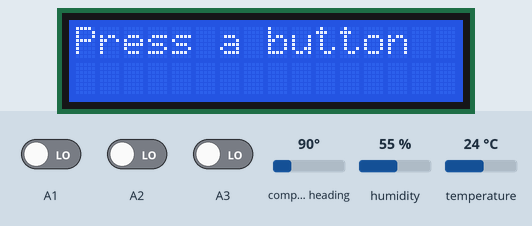
Simulated run of this sketch. Board: Arduino Uno, built with avr-gcc and run on an emulated ATmega328P. On the bench: 16×2 character LCD. The test bench sets the inputs (shaded band); at power-on: A1 LOW, A2 LOW, A3 LOW, compass heading 90°, humidity 55 %, temperature 24 °C. What the sketch prints to the serial monitor is not drawn.

Above: at 2.2 s.
2.3 s: A1 driven HIGH
At 3.5 s:
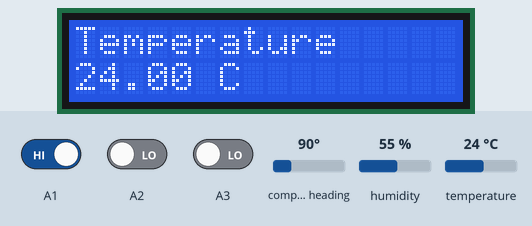
3.8 s: A2 driven HIGH
At 5.1 s:
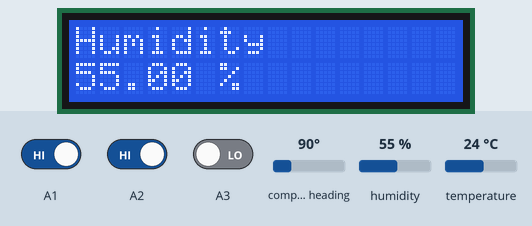
5.4 s: A3 driven HIGH
At 5.9 s:
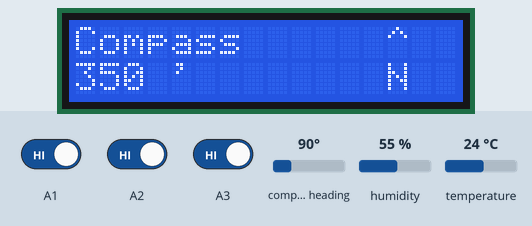
7.0 s: compass heading set to 7°
At 7.6 s:
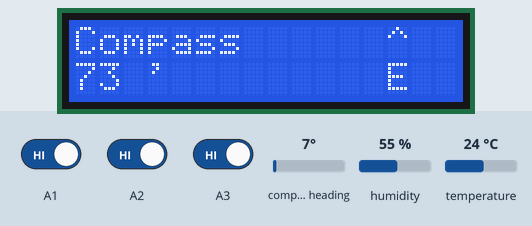
8.6 s: compass heading set to 180°
At 9.0 s:
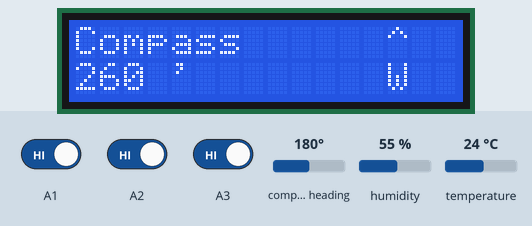
10.1 s: compass heading set to 269°
At 10.8 s:
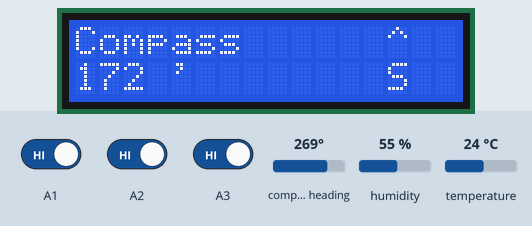
Timing chart, 0 to 12.7 s (numbered marks = the images above; inputs shaded):
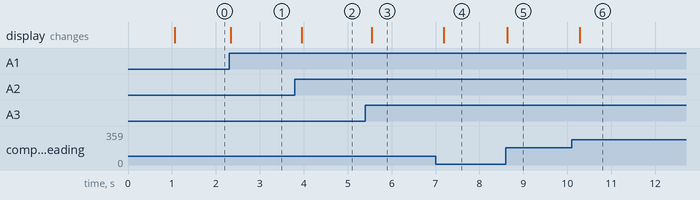

Measured:
- after the input at 2.3 s, the display: changes at once (image 1)
- after the input at 3.8 s, the display: changes after 0.16 s (image 2)
- after the input at 5.4 s, the display: changes after 0.14 s (image 3)
- after the input at 7.0 s, the display: changes after 0.19 s (image 4)
- after the input at 8.6 s, the display: changes at once (image 5)
- after the input at 10.1 s, the display: changes after 0.18 s (image 6)

The sketch:

Project.ino
```cpp
#include <AM2302-Sensor.h>    //humidity and temp
#include <LiquidCrystal.h>    //display
#include <QMC5883LCompass.h>  //compass

QMC5883LCompass compass;
constexpr unsigned int SENSOR_PIN{ A0 };
AM2302::AM2302_Sensor am2302{ SENSOR_PIN };

const int rs = 13, en = 11, d4 = 6, d5 = 5, d6 = 4, d7 = 3;
LiquidCrystal lcd(rs, en, d4, d5, d6, d7);


void setup() {

  pinMode(A1, INPUT);
  pinMode(A2, INPUT);
  pinMode(A3, INPUT);
  Serial.begin(9600);

  // Humidity and temp sensor...
  if (am2302.begin()) {
    delay(1000);
  } else {
    while (true) {
      Serial.println("No humidity & temperature sensor detected");
      delay(10000);
    }
  }
  //  ..
  // compass
  compass.init();
  // ..
  // display
  lcd.begin(16, 2);
  // ..
}

int button = 0;

void loop() {

  lcd.clear();

  if (digitalRead(A1) == HIGH) {
    button = 1;
  }
  if (digitalRead(A2) == HIGH) {
    button = 2;
  }
  if (digitalRead(A3) == HIGH) {
    button = 3;
  }

  if (button == 1) {
    lcd.setCursor(0, 0);
    lcd.print("Temperature");
    Temperature();
  } else if (button == 2) {
    lcd.setCursor(0, 0);
    lcd.print("Humidity");
    Humidity();
  } else if (button == 3) {
    lcd.setCursor(0, 0);
    lcd.print("Compass");
    Compass();
  } else {
    lcd.setCursor(0, 0);
    lcd.print("Press a button");
  }

  delay(100);
}


void Humidity() {

  am2302.read();
  Serial.print("Humidity:    ");
  Serial.println(am2302.get_Humidity());
  lcd.setCursor(0, 1);
  lcd.print(String(am2302.get_Humidity()) + " %");
  delay(100);
}
void Temperature() {

  am2302.read();
  Serial.print("Temperature: ");
  Serial.println(am2302.get_Temperature());
  lcd.setCursor(0, 1);
  lcd.print(String(am2302.get_Temperature()) + " C");
  delay(100);
}

void Compass() {

  compass.read();

  int a = compass.getAzimuth();
  int direction = a - 80;
  if(direction>-260 && direction<0){
  direction = map(direction, -259, -1, 100, 360);
  }
  direction = map(direction, 0, 360, 360, 0);


  Serial.print(direction);
  Serial.println();
  lcd.setCursor(0, 1);
  lcd.print(String(direction)+ " '");


  lcd.setCursor(13, 0);
  lcd.print("^");

  if(direction>337.5 || direction<22.5){
    lcd.setCursor(13, 1);
  lcd.print("N");
  }
   else if(direction>22.5 && direction<67.5){
    lcd.setCursor(13, 1);
  lcd.print("NE");
  }
  else if(direction>67.5 && direction<112.5){
    lcd.setCursor(13, 1);
  lcd.print("E");
  }
   else if(direction>112.5 && direction<157.5){
    lcd.setCursor(13, 1);
  lcd.print("SE");
  }
   else if(direction>157.5 && direction<202.5){
    lcd.setCursor(13, 1);
  lcd.print("S");
  }
  else if(direction>202.5 && direction<247.5){
    lcd.setCursor(13, 1);
  lcd.print("SW");
  }
  else if(direction>247.5 && direction<292.5){
    lcd.setCursor(13, 1);
  lcd.print("W");
  }
  else if(direction>292.5 && direction<337.5){
    lcd.setCursor(13, 1);
  lcd.print("NW");
  }


  delay(100);
}
```
